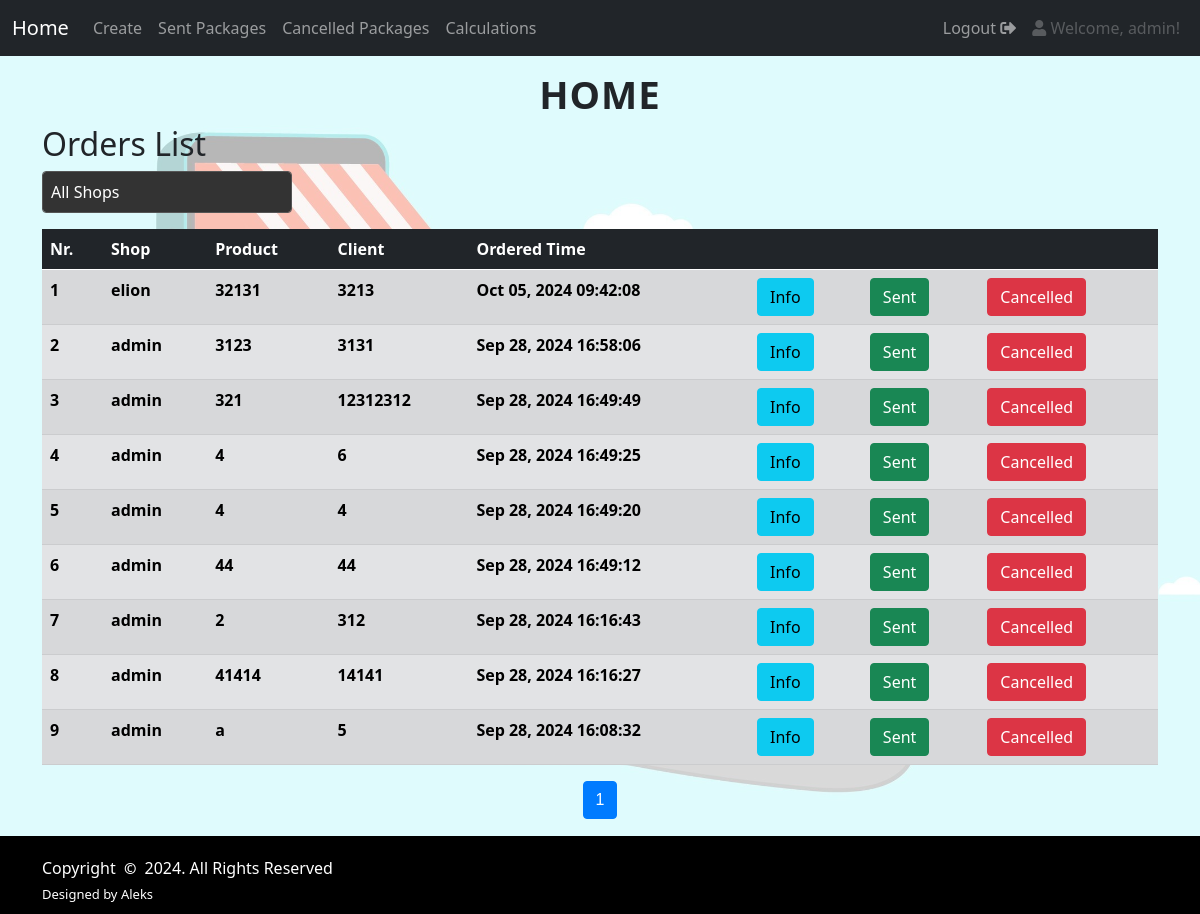
Before: /core/ (signed in) with the older database file.
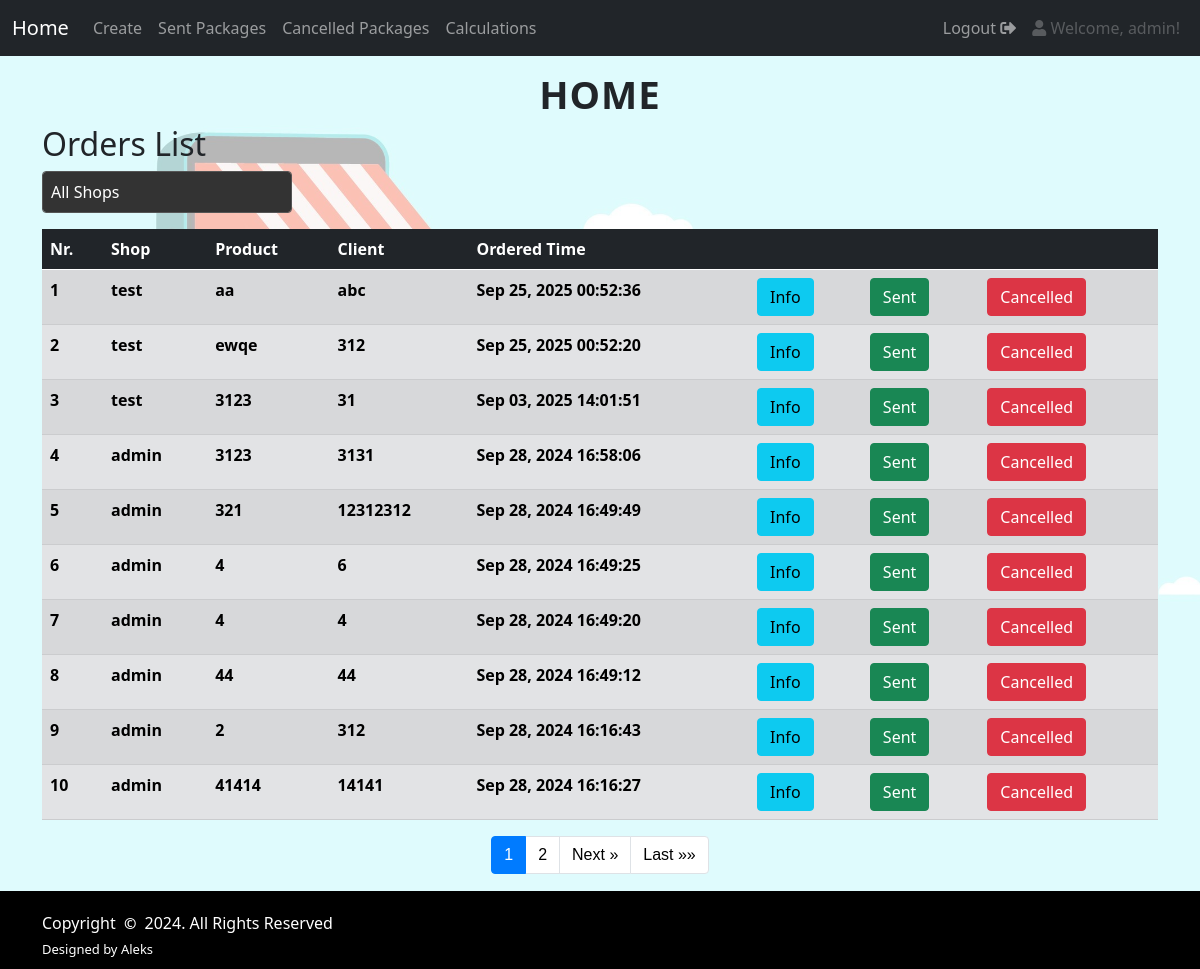
After: the same page with the newer database file.
### core/models.py (models this page shows, shortened)
class Order(models.Model):
    id = models.UUIDField(primary_key=True, default=uuid.uuid4, editable=False)
    shop = models.ForeignKey(User, on_delete=models.CASCADE, default=1)
    product = models.CharField(max_length=50)
    price = models.IntegerField(blank=True, null=True)
    shipment_value = models.IntegerField(blank=True, null=True)
    total = models.IntegerField(blank=True, null=True)
    client = models.CharField(max_length=50)
    address = models.CharField(max_length=100)
    phone_number = models.IntegerField()
    ordered_time = models.DateTimeField(default=timezone.now)
    date_received = models.DateField(null=True, blank=True)
    image = models.ImageField(upload_to='uploads/', blank=True, null=True)

### core/views/home.py (the view)
# urls.py: path('', home, name="home"),
def home(request):
    template_name = 'core/home.html'
    shops = User.objects.all()
    if request.user.is_superuser:
        selected_shop = request.GET.get('shop')
        if selected_shop:
            order_data = Order.objects.defer('id').filter(shop_id=selected_shop).order_by("-ordered_time")
        else:
            order_data = Order.objects.defer('id').order_by("-ordered_time")
    else:
        order_data = Order.objects.defer('id').filter(shop=request.user).order_by("-ordered_time")
    paginator = Paginator(order_data, 10)
    page_number = request.GET.get('page')
    page_obj = paginator.get_page(page_number)
    context = {'shops': shops, 'page_obj': page_obj}
    return render(request, template_name, context)

### core/templates/core/home.html (shortened to what this page needs)
<!DOCTYPE html>
<html lang="en">
{% load static %}
<head>
    <link href="https://cdn.jsdelivr.net/npm/bootstrap@5.0.2/dist/css/bootstrap.min.css"
 rel="stylesheet">
    <link href="https://cdnjs.cloudflare.com/ajax/libs/font-awesome/5.15.4/css/all.min.css" rel="stylesheet">
    <link rel="stylesheet" href="https://cdnjs.cloudflare.com/ajax/libs/font-awesome/5.15.4/css/all.min.css">
    <link href="{% static 'css/home.css' %}" rel="stylesheet" type="text/css"/>
</head>
<body>
{% include 'navbar.html' %}
<main class="flex-grow-1">
{% block content %}
  <h1 class="text-center fancy-title">HOME</h1>
    <div class="container" id="home">
    <h2>Orders List</h2>
    {% if user.is_superuser %}
    <form method="get" class="mb-3">
        <div class="form-group">
            <select name="shop" id="shop" class="form-control" onchange="this.form.submit()">
                <option value="">All Shops</option>
            </select>
        </div>
    </form>
    {% endif %}
    <table class="table table-secondary table-striped">
        <thead class="table-dark">
        <tr>
            <th scope="col">Nr.</th>
            <th scope="col">Shop</th>
            <th scope="col">Product</th>
            <th scope="col">Client</th>
            <th scope="col">Ordered Time</th>
            <th scope="col"></th>
            <th scope="col"></th>
            <th scope="col"></th>
        </tr>
        </thead>
        <tbody>
        {% for data in page_obj %}
        <tr>
            <th scope="row">{{ forloop.counter|add:page_obj.start_index|add:"-1" }}</th>
            <th scope="row">{{ data.shop }}</th>
            <th scope="row">{{ data.product }}</th>
            <th scope="row">{{ data.client }}</th>
            <th scope="row">{{ data.ordered_time|date:"M d, Y H:i:s" }}</th>
            <th scope="row"><a class="btn btn-info" href="{% url 'info' data.id %}">Info</a></th>
            {% if user.is_superuser %}
            <th scope="row"><a class="btn btn-success" href="{% url 'mark_order_sent' data.id %}">Sent</a></th>
            <th scope="row"><a class="btn btn-danger" href="{% url 'mark_order_cancelled' data.id %}">Cancelled</a></th>
            {% else %}
            <th scope="row"><a class="btn btn-warning" href="{% url 'edit' data.id %}">Edit</a></th>
            <th scope="row"><a class="btn btn-danger" href="{% url 'delete' data.id %}">Delete</a></th>
            {% endif %}
        </tr>
        {% endfor %}
        </tbody>
    </table>
    <nav aria-label="Page navigation">
        <ul class="pagination justify-content-center">
            {% for num in page_obj.paginator.page_range %}
            <li class="page-item {% if page_obj.number == num %}active{% endif %}"><a class="page-link" href="?page={{ num }}{% if request.GET.shop %}&shop={{ request.GET.shop }}{% endif %}">{{ num }}</a></li>
            {% endfor %}
            {% if page_obj.has_next %}
            <li class="page-item"><a class="page-link" href="?page={{ page_obj.next_page_number }}{% if request.GET.shop %}&shop={{ request.GET.shop }}{% endif %}">Next &raquo;</a></li>
            <li class="page-item"><a class="page-link" href="?page={{ page_obj.paginator.num_pages }}{% if request.GET.shop %}&shop={{ request.GET.shop }}{% endif %}">Last &raquo;&raquo;</a></li>
            {% endif %}
        </ul>
    </nav>
</div>
{% endblock %}
  </main>
{% include 'footer.html' %}
</body>
</html>

Changed rows visible on the page:
removed Order: shop "elion", product "32131", client "3213", ordered_time "Oct 05, 2024 09:42:08"
no longer on this page (row unchanged): Order: shop "admin", product "a", client "5", ordered_time "Sep 28, 2024 16:08:32"
added Order: shop "test", product "aa", client "abc", ordered_time "Sep 25, 2025 00:52:36"
added Order: shop "test", product "ewqe", client "312", ordered_time "Sep 25, 2025 00:52:20"
added Order: shop "test", product "3123", client "31", ordered_time "Sep 03, 2025 14:01:51"
Other visible differences:
new list line: "2"
text now shown: "Next » Last »»"
